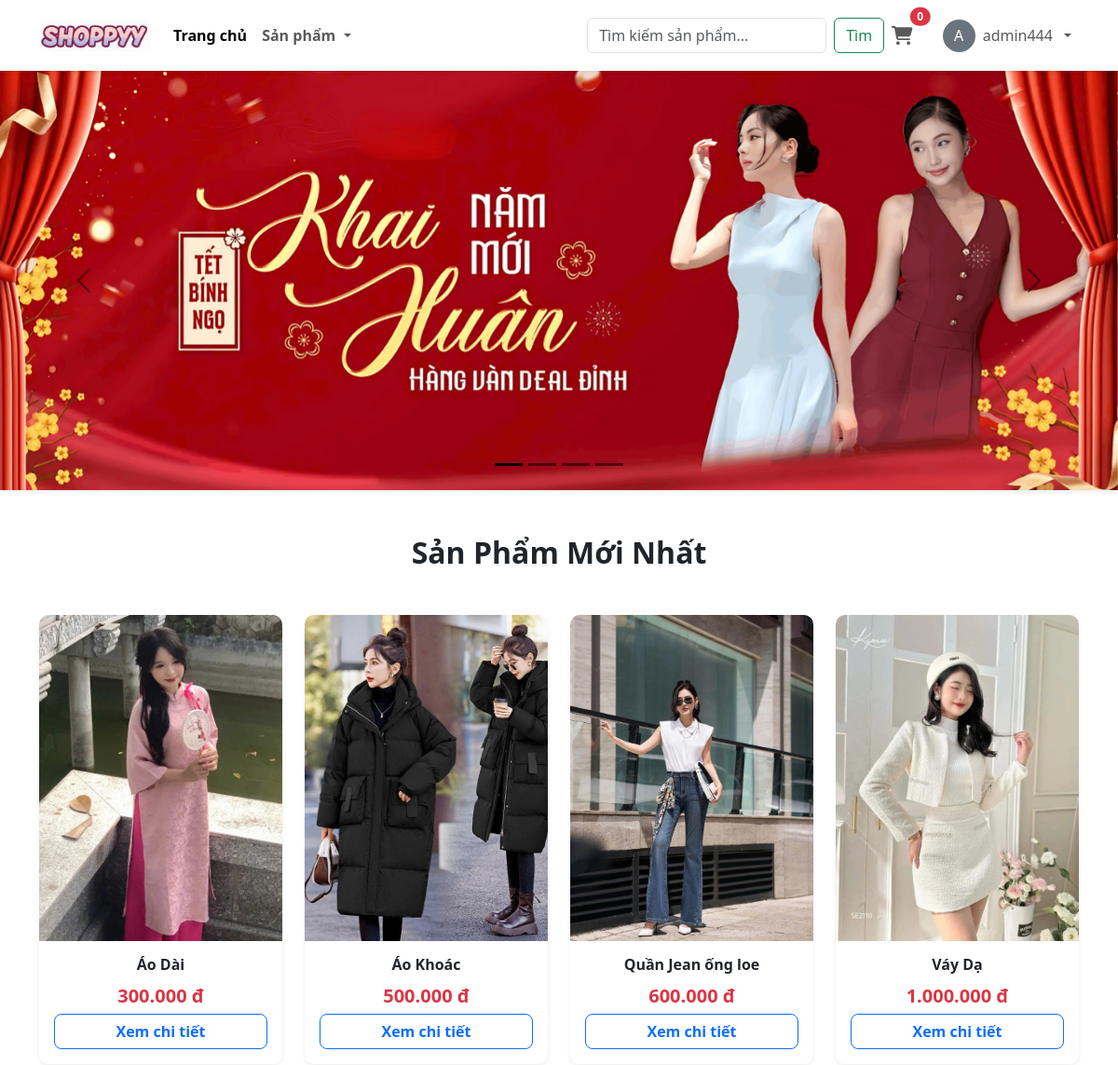
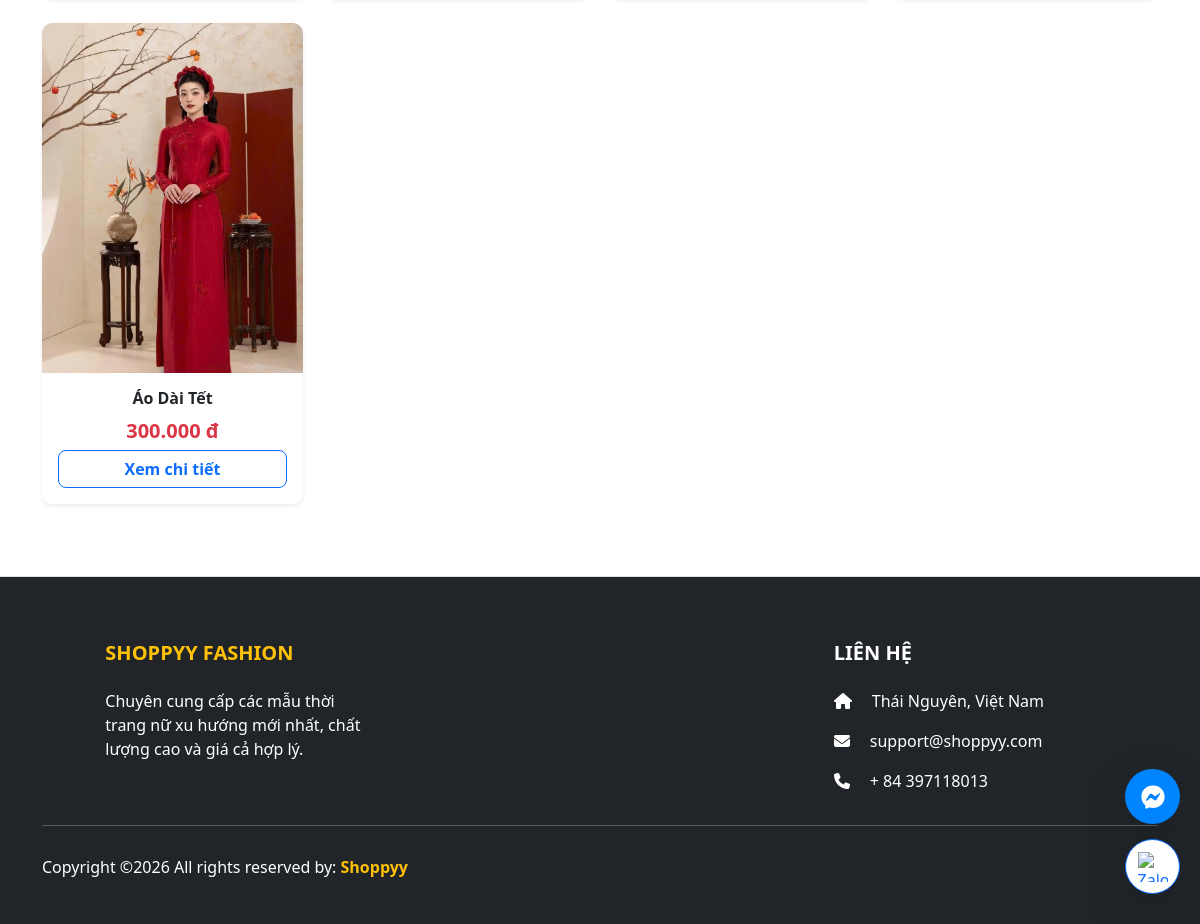
/ (signed in), run on the app's committed database (2 pictures, top to bottom).
### app/models.py (models this page shows, shortened)
class Product(models.Model):
    category = models.ManyToManyField(Category, related_name='product', verbose_name="Thuộc danh mục")
    name = models.CharField(max_length=200, null=True, verbose_name="Tên sản phẩm")
    price = models.FloatField(verbose_name="Giá tiền")
    digital = models.BooleanField(default=False, null=True, blank=True, verbose_name="Sản phẩm số")
    image = models.ImageField(null=True, blank=True, verbose_name="Hình ảnh")
    stock = models.IntegerField(default=10, null=True, blank=True) # Số lượng tồn kho mặc định là 10
    flash_sale = models.ForeignKey('FlashSale', on_delete=models.SET_NULL, null=True, blank=True, verbose_name="Tham gia Sự kiện Sale")
    discount_percent = models.IntegerField(default=0, verbose_name="Giảm bao nhiêu % ?")
    sizes = models.ManyToManyField(Size, blank=True, verbose_name="Các size hiện có")
    class Meta:
        verbose_name = "Sản phẩm"
        verbose_name_plural = "2. Quản lý Sản phẩm"
    @property
    def final_price(self):
        if self.flash_sale and self.flash_sale.active:
            now = timezone.now()
            if self.flash_sale.start_date <= now <= self.flash_sale.end_date:
                if self.discount_percent > 0:
                    discount_amount = (self.price * self.discount_percent) / 100
                    return self.price - discount_amount
        return self.price
    @property
    def ImageURL(self):
        try:
            url = self.image.url
        except:
            url = ''
        return url

### app/views.py (the view)
# urls.py: 2. Add a URL to urlpatterns:  path('', views.home, name='home')
def home(request):
    if request.user.is_authenticated:
        customer = request.user
        order, created = Order.objects.get_or_create(customer=customer, complete=False)
        cartItems = order.get_cart_items
    else:
        items = []
        order = {'get_cart_total': 0, 'get_cart_items': 0}
        cartItems = order['get_cart_items']
    categories = Category.objects.all()
    category_id = request.GET.get('category')
    if category_id:
        products = Product.objects.filter(category=category_id)
    else:
        products = Product.objects.all()
    context = {'products': products, 'cartItems': cartItems, 'categories': categories}
    return render(request, 'app/home.html', context)

### app/models.py (called while the page is built)
    @property
    def get_cart_items(self):
        orderitems = self.orderitem_set.all()
        total = sum([item.quantity for item in orderitems])
        return total

### app/templates/app/home.html (shortened to what this page needs)
{% extends 'app/base.html' %}
{% load static %}
{% load humanize %}
{% block banner_slider %}
<div id="carouselExampleDark" class="carousel carousel-dark slide shadow-sm mb-4" data-bs-ride="carousel">
  <div class="carousel-indicators">
    <button type="button" data-bs-target="#carouselExampleDark" data-bs-slide-to="0" class="active" aria-current="true"></button>
    <button type="button" data-bs-target="#carouselExampleDark" data-bs-slide-to="1" data-bs-interval="5000"></button>
    <button type="button" data-bs-target="#carouselExampleDark" data-bs-slide-to="2" data-bs-interval="5000"></button>
    <button type="button" data-bs-target="#carouselExampleDark" data-bs-slide-to="3" data-bs-interval="5000"></button>
  </div>
  <div class="carousel-inner">
    <div class="carousel-item active" data-bs-interval="10000">
      <img src="{% static 'app/images/banner/b32.jpg' %}" class="d-block w-100" style="height: 450px; object-fit: cover;" alt="Banner 1">
    </div>
  </div>
  <button class="carousel-control-prev" type="button" data-bs-target="#carouselExampleDark" data-bs-slide="prev">
    <span class="carousel-control-prev-icon" aria-hidden="true"></span>
  </button>
  <button class="carousel-control-next" type="button" data-bs-target="#carouselExampleDark" data-bs-slide="next">
    <span class="carousel-control-next-icon" aria-hidden="true"></span>
  </button>
</div>
{% endblock banner_slider %}
{% block main-content %}
<div id="danh-sach-san-pham" class="container mt-4" style="scroll-margin-top: 100px;">
    <h2 class="text-center fw-bold mb-5">Sản Phẩm Mới Nhất</h2>
    <div class="row">
        {% for product in products %}
        <div class="col-lg-3 col-md-6 mb-4">
            <div class="card h-100 shadow-sm border-0 product-card" style="border-radius: 10px; overflow: hidden; transition: 0.3s;">
                <a href="{% url 'detail' product.id %}" class="text-decoration-none text-dark d-block">
                    <img src="{{product.ImageURL}}" class="card-img-top" style="height: 350px; object-fit: cover;">
                    <div class="card-body text-center pb-1">
                        <h6 class="card-title fw-bold text-truncate" title="{{product.name}}">{{product.name}}</h6>
                        {% if product.final_price < product.price %}
    <p class="mb-0">
        <del class="text-muted small">{{ product.price|floatformat:0|intcomma }} đ</del>
        <span class="text-danger fw-bold fs-5">{{ product.final_price|floatformat:0|intcomma }} đ</span>
    </p>
{% else %}
<p class="text-danger fw-bold fs-5 mb-0">{{ product.price|floatformat:0|intcomma }} đ</p>
{% endif %}
                    </div>
                </a>
                <div class="card-footer bg-white border-0 text-center pb-3 pt-0">
                    <a href="{% url 'detail' product.id %}" class="btn btn-outline-primary w-100 fw-bold" style="border-radius: 8px;">
                        Xem chi tiết
                    </a>
                </div>
            </div>
        </div>
        {% endfor %}
    </div>
</div>
{% endblock main-content %}

### app/templates/app/base.html (shortened to what this page needs)
{% load static %}
<!DOCTYPE html>
<html lang="vi">
<head>
    <link href="https://cdn.jsdelivr.net/npm/bootstrap@5.3.2/dist/css/bootstrap.min.css" rel="stylesheet">
    <link href="{% static 'app/css/owl.carousel.min.css' %}" rel='stylesheet' />
    <link href="{% static 'app/css/all.min.css' %}" rel='stylesheet' />
    <link href="{% static 'app/css/style.css' %}" rel='stylesheet' />
    <link rel="stylesheet" href="https://cdnjs.cloudflare.com/ajax/libs/font-awesome/6.4.0/css/all.min.css">
</head>
<body class="d-flex flex-column min-vh-100">
    <nav class="navbar navbar-expand-lg navbar-light bg-white shadow-sm sticky-top">
        <div class="container">
            <a class="navbar-brand" href="{% url 'home' %}">
                <img src="{% static 'app/images/logo2.jpg' %}" width="120" height="50" style="object-fit: contain;" alt="Logo"/>
            </a>
            <div class="collapse navbar-collapse" id="mainNavbar">
                <ul class="navbar-nav me-auto mb-2 mb-lg-0 fw-semibold">
                    <li class="nav-item">
                        <a class="nav-link active" href="{% url 'home' %}">Trang chủ</a>
                    </li>
                    <li class="nav-item dropdown">
                        <a class="nav-link dropdown-toggle" href="#" id="navbarDropdown" role="button" data-bs-toggle="dropdown" aria-expanded="false">
                            Sản phẩm
                        </a>
                    </li>
                </ul>
                <form class="d-flex" method="GET" action="{% url 'search' %}">
                    <input class="form-control me-2" type="search" placeholder="Tìm kiếm sản phẩm..." name="searched">
                    <button class="btn btn-outline-success" type="submit">Tìm</button>
                </form>
                <ul class="navbar-nav mb-2 mb-lg-0 align-items-center">
                    <li class="nav-item me-3">
                        <a class="nav-link position-relative" href="{% url 'cart' %}">
                            <i class="fas fa-shopping-cart fa-lg"></i>
                            <span class="position-absolute top-0 start-100 translate-middle badge rounded-pill bg-danger">
                                {{ cartItems|default:0 }}
                            </span>
                        </a>
                    </li>
                    {% if request.user.is_authenticated %}
                    <li class="nav-item dropdown">
                        <a class="nav-link dropdown-toggle d-flex align-items-center gap-2" href="#" role="button" data-bs-toggle="dropdown">
                            <div class="rounded-circle bg-secondary text-white d-flex justify-content-center align-items-center" style="width: 35px; height: 35px;">
                                {{ request.user.username|make_list|first|upper }}
                            </div>
                            <span>{{ request.user.username }}</span>
                        </a>
                    </li>
                    {% endif %}
                </ul>
            </div>
        </div>
    </nav>
    {% block banner_slider %}{% endblock banner_slider %}
    <main class="flex-grow-1">
        {% block main-content %}{% endblock main-content %}
    </main>
    <footer class="bg-dark text-white pt-5 pb-4 mt-5">
        <div class="container text-center text-md-start">
            <div class="row text-center text-md-start">
                <div class="col-md-3 col-lg-3 col-xl-3 mx-auto mt-3">
                    <h5 class="text-uppercase mb-4 fw-bold text-warning">Shoppyy Fashion</h5>
                    <p>Chuyên cung cấp các mẫu thời trang nữ xu hướng mới nhất, chất lượng cao và giá cả hợp lý.</p>
                </div>
                <div class="col-md-2 col-lg-2 col-xl-2 mx-auto mt-3"></div>
                <div class="col-md-4 col-lg-3 col-xl-3 mx-auto mt-3">
                    <h5 class="text-uppercase mb-4 fw-bold">Liên hệ</h5>
                    <p><i class="fas fa-home me-3"></i> Thái Nguyên, Việt Nam</p>
                    <p><i class="fas fa-envelope me-3"></i> support@shoppyy.com</p>
                    <p><i class="fas fa-phone me-3"></i> + 84 397118013</p>
                </div>
            </div>
            <hr class="mb-4">
            <div class="row align-items-center">
                <div class="col-md-7 col-lg-8">
                    <p> Copyright ©2026 All rights reserved by:
                        <a href="#" style="text-decoration: none;"> <strong class="text-warning">Shoppyy</strong></a>
                    </p>
                </div>
                <div class="col-md-5 col-lg-4">
                    <div class="text-center text-md-end">
                        <ul class="list-unstyled list-inline">
                            <li class="list-inline-item"><a href="#" class="btn-floating btn-sm text-white" style="font-size: 23px;"></a></li>
                        </ul>
                    </div>
                </div>
            </div>
        </div>
    </footer>
    <div class="contact-buttons" style="position: fixed; bottom: 30px; right: 20px; z-index: 9999; display: flex; flex-direction: column; gap: 15px;">
        <a href="https://m.me/dinhngodz" target="_blank" class="contact-icon messenger shadow-lg rounded-circle text-center">
            <i class="fab fa-facebook-messenger text-white fs-4"></i>
        </a>
        <a href="https://zalo.me/0397118013" target="_blank" class="contact-icon zalo shadow-lg rounded-circle text-center">
            <img src="https://upload.wikimedia.org/wikipedia/commons/9/91/Icon_of_Zalo.svg" style="width: 30px; height: 30px;" alt="Zalo">
        </a>
    </div>
</body>
</html>

### app/static/app/css/style.css (style rules this page uses)
.carousel-item img { height: 450px; object-fit: cover; width: 100%; }
footer { background-color: #f8f9fa; border-top: 1px solid #ddd; padding: 30px 0; margin-top: 40px; color: #666; text-align: center; }

### app/templates/app/base.html (style rules this page uses)
html { scroll-behavior: smooth; }
.contact-icon { width: 55px; height: 55px; display: flex; align-items: center; justify-content: center; text-decoration: none; position: relative; transition: all 0.3s ease-in-out; }
.messenger { background: #0084ff; }
.zalo { background: #ffffff; border: 1px solid #0068ff; }
.messenger { animation: pulse-blue 2s infinite; }

### data on the page
Product: ImageURL (picture), name "Áo Dài", price "300.000"
Product: ImageURL (picture), name "Áo Khoác", price "500.000"
Product: ImageURL (picture), name "Quần Jean ống loe", price "600.000"
Product: ImageURL (picture), name "Váy Dạ", price "1.000.000"
Product: ImageURL (picture), name "Áo Dài Tết", price "300.000"

### other printed values
{{ cartItems|default:0 }} "0"
{{ request.user.username|make_list|first|upper }} "A"
{{ request.user.username }} "admin444"
